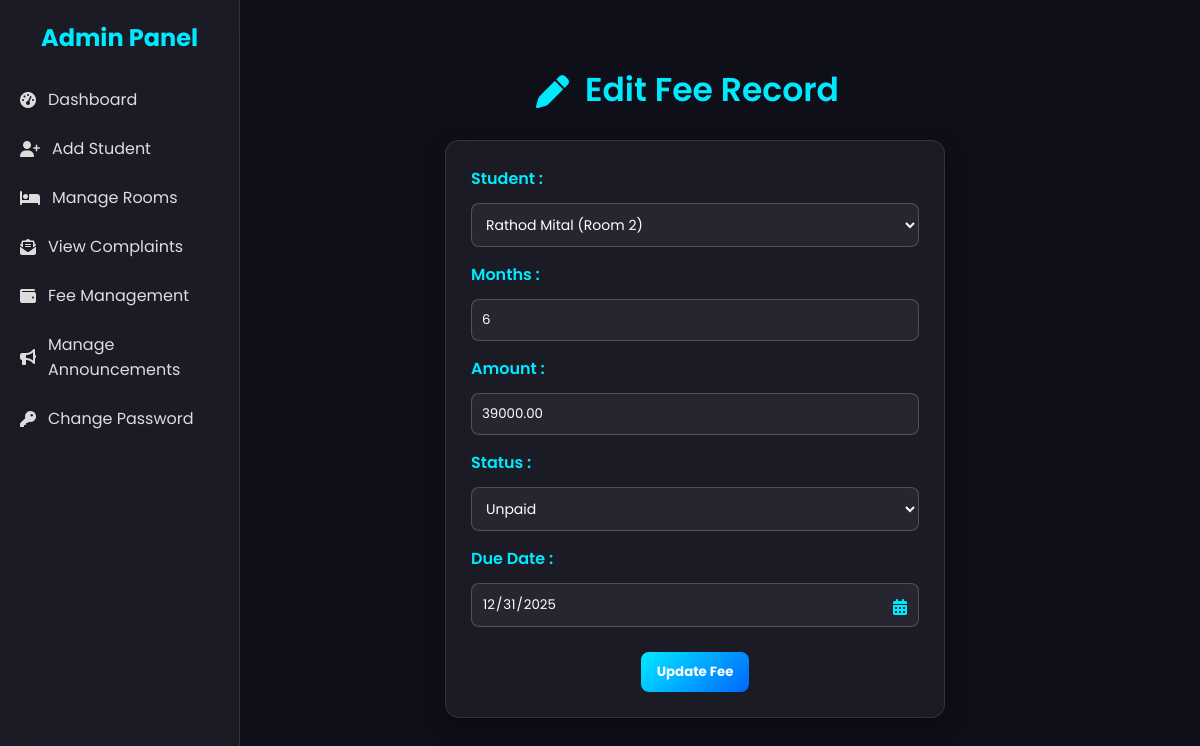
/admin/dashboard.php?page=edit_fee&id=99 (signed in), run on the app's committed database.
### tables this page shows
CREATE TABLE `fees` (
  `id` int(11) NOT NULL,
  `student_id` int(11) NOT NULL,
  `student_name` varchar(25) NOT NULL,
  `amount` decimal(10,2) NOT NULL,
  `months` int(10) NOT NULL,
  `due_date` date NOT NULL,
  `status` enum('Unpaid','Paid') DEFAULT 'Unpaid',
  `payment_method` varchar(15) DEFAULT NULL,
  `transaction_id` varchar(30) DEFAULT NULL,
  `payment_date` date DEFAULT NULL
);

### admin/edit_fee.php (the view, shortened to what this page needs)
<?php
include('../db.php');
$fee_id = $_GET['id'];
$fee_result = mysqli_query($conn, "SELECT * FROM fees WHERE id='$fee_id'");
$fee = mysqli_fetch_assoc($fee_result);
$students = mysqli_query($conn, "SELECT id, name, room_no FROM students");
?>
<div class="add-student">
    <h2 class="add"><i class="fa-solid fa-pen"></i> Edit Fee Record</h2>
    <form method="post" class="form-box">
        <label>Student :</label>
        <select name="student_name" required>
            <?php
            while ($row = mysqli_fetch_assoc($students)) {
                $selected = ($row['id'] == $fee['student_id']) ? "selected" : "";
            ?>
                <option value="<?= $row['id'] ?>" <?= $selected ?>>
                    <?= htmlspecialchars($row['name']) ?> (Room <?= $row['room_no'] ?>)
                </option>
            <?php } ?>
        </select>
        <label>Months :</label>
        <input type="number" name="months" id="months" value="<?= $fee['months'] ?>" min="1" max="12" required>
        <label>Amount :</label>
        <input type="number" name="amount" id="amount" value="<?= $fee['amount'] ?>" readonly>
        <label>Status :</label>
        <select name="status">
            <option value="Unpaid" <?= $fee['status'] == 'Unpaid' ? 'selected' : '' ?>>Unpaid</option>
        </select>
        <label>Due Date :</label>
        <div class="date-picker">
            <input type="date" name="due_date" value="<?= $fee['due_date'] ?>" required>
            <i class="fa-solid fa-calendar-days"></i>
        </div>
        <center><button type="submit" name="submit" class="btn">Update Fee</button></center>
    </form>
    <br>
</div>

### admin/style.css (style rules this page uses)
* { margin: 0; padding: 0; box-sizing: border-box; font-family: 'Poppins', sans-serif; }
body { display: flex; min-height: 100vh; background: #0f0f1a; overflow-x: hidden; color: #fff; }
h3 i, h4 i,h2 i { margin-right: 8px; vertical-align: middle; }
.btn, input[type="submit"] { background: linear-gradient(135deg, #00eaff, #0066ff); border: none; color: #fff; padding: 10px 16px; border-radius: 8px; cursor: pointer; font-weight: bold; transition: 0.3s; margin-top: 10px; display: inline-block; }
.add-student { display: flex; flex-direction: column; justify-content: center; align-items: center; min-height: 90vh; margin-left: -50px; padding: 20px; box-sizing: border-box; }
.add-student .add { text-align: center; margin-top: 25px; margin-bottom: 15px; margin-left: -15px; font-size: 33px; font-weight: 600; color: #00eaff; }
.add-student .form-box { background: rgba(255,255,255,0.05); backdrop-filter: blur(12px); color: #fff; padding: 25px; border-radius: 14px; box-shadow: 0 8px 25px rgba(0,0,0,0.4); max-width: 500px; margin: 10px auto; border: 1px solid rgba(255,255,255,0.1); }
.add-student .form-box label { color: #00eaff; font-weight: 600; margin-top: 6px; margin-bottom: 6px; }
.add-student .form-box input { width: 100%; padding: 10px; border-radius: 8px; border: 1px solid rgba(255,255,255,0.2); background: rgba(255,255,255,0.05); color: #fff; margin-top: 12px; margin-bottom: 15px; transition: 0.3s; }
.add-student .form-box select { width: 100%; padding: 10px; border-radius: 8px; border: 1px solid rgba(255,255,255,0.2); background: rgba(255,255,255,0.05); color: #fff; margin-top: 12px; margin-bottom: 15px; transition: 0.3s; font-size: 14px; cursor: pointer; }
.add-student .form-box select option { background: #0f0f1a; color: #fff; }
.add-student .form-box .date-picker { position: relative; width: 100%; }
.add-student .form-box .date-picker input[type="date"] { padding-right: 40px; }
.add-student .form-box .date-picker i { position: absolute; right: 12px; top: 50%; transform: translateY(-50%); color: #00eaff; pointer-events: none; }
.add-student input[type="submit"], .add-student .form-box .btn { background: linear-gradient(135deg, #00eaff, #0066ff); border: none; color: #fff; padding: 10px 16px; border-radius: 8px; cursor: pointer; font-weight: bold; transition: 0.3s; margin-top: 10px; }

### data on the page
fees: months "6", amount "39000.00", status "Unpaid", due_date "12/31/2025"

### other printed values
form field student_name "Rathod Mital (Room 2)"
